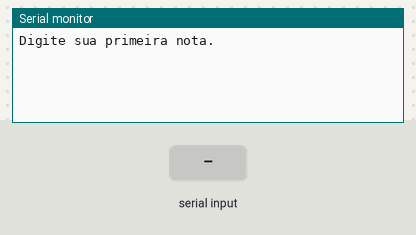
The sketch below on a simulated Arduino Uno, built with avr-gcc and run on an emulated ATmega328P. Parts: the last lines printed to the serial monitor. The test bench sets the inputs (shaded band).

Above: at 1.2 s.
1.3 s: "90,45\n" received over Serial
At 2.5 s:
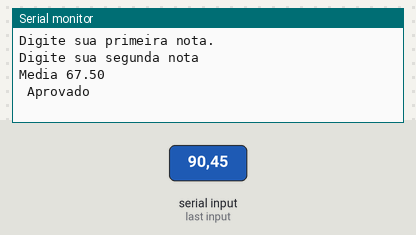
2.8 s: "5\n" received over Serial
At 6.2 s:
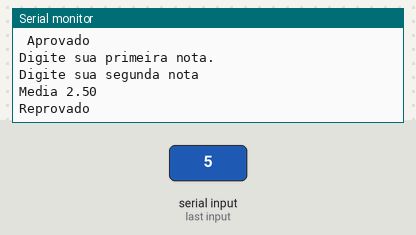

Measured:
- after the input at 1.3 s, the serial monitor: prints a new line at once (image 1)
- after the input at 2.8 s, the serial monitor: prints a new line after 2.5 s (image 2)

The sketch:

media_e_nota_do_aluno1__1_.ino
```cpp
/*Calcule a média entre duas notas.
Verifique se o aluno foi aprovado:
Aprovado se média é MAIR OU IGUAL A 6 e SE A frequênciaÉ MAIOR OU IGUAL 75%.
Caso contrário, exiba se foi reprovado por nota, por frequência ou por ambos.
Se a média for exatamente 10, exiba: "Parabéns! Nota máxima!
*/
//Variaveis
//nota 1
//nota 2
// frequencia
//media


float nota1, nota2, media, frequencia, comparacao;//vi em outro arquivo

void setup()
{
  Serial.begin(9600);
}


void loop()
{
    Serial.println("Digite sua primeira nota.");
  while(!Serial.available());
  nota1 = Serial.parseFloat();

  Serial.println("Digite sua segunda nota ");
    while(!Serial.available());
    nota2 = Serial.parseFloat();

  //processamento
  media = (nota1 + nota2) / 2;
  comparacao = ( nota1 >= 6 || nota2 >= 6) * 7.5;//vi em outro arquivo

  //saida
  Serial.println("Media " + String(media));
  if ( media >= 6){
    Serial.println(" Aprovado");
  }else if( media <=5 ){
    Serial.println("Reprovado");
  }
    delay(3000);
}


  
```
